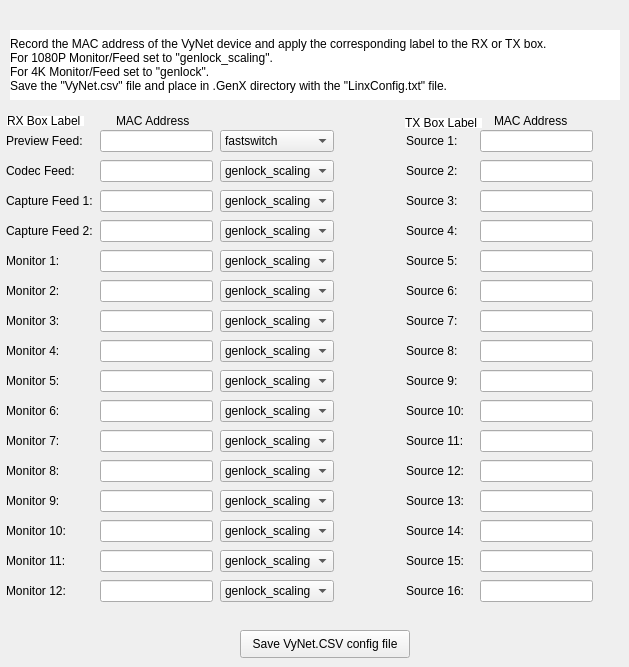
    <widget class="QWidget" name="tab_2">
     <attribute name="title">
      <string>Vynet Only</string>
     </attribute>
     <widget class="QPushButton" name="pushButton_2">
      <property name="geometry">
       <rect>
        <x>240</x>
        <y>630</y>
        <width>170</width>
        <height>28</height>
       </rect>
      </property>
      <property name="text">
       <string>Save VyNet.CSV config file</string>
      </property>
     </widget>
     <widget class="QLineEdit" name="RX_MAC_1">
      <property name="geometry">
       <rect>
        <x>100</x>
        <y>130</y>
        <width>113</width>
        <height>22</height>
       </rect>
      </property>
      <property name="inputMask">
       <string/>
      </property>
      <property name="maxLength">
       <number>12</number>
      </property>
     </widget>
     <widget class="QLineEdit" name="RX_MAC_2">
      <property name="geometry">
       <rect>
        <x>100</x>
        <y>160</y>
        <width>113</width>
        <height>22</height>
       </rect>
      </property>
      <property name="inputMask">
       <string/>
      </property>
      <property name="maxLength">
       <number>12</number>
      </property>
     </widget>
     <widget class="QLineEdit" name="RX_MAC_4">
      <property name="geometry">
       <rect>
        <x>100</x>
        <y>220</y>
        <width>113</width>
        <height>22</height>
       </rect>
      </property>
      <property name="inputMask">
       <string/>
      </property>
      <property name="maxLength">
       <number>12</number>
      </property>
     </widget>
     <widget class="QLineEdit" name="RX_MAC_3">
      <property name="geometry">
       <rect>
        <x>100</x>
        <y>190</y>
        <width>113</width>
        <height>22</height>
       </rect>
      </property>
      <property name="inputMask">
       <string/>
      </property>
      <property name="maxLength">
       <number>12</number>
      </property>
     </widget>
     <widget class="QLineEdit" name="RX_MAC_7">
      <property name="geometry">
       <rect>
        <x>100</x>
        <y>310</y>
        <width>113</width>
        <height>22</height>
       </rect>
      </property>
      <property name="inputMask">
       <string/>
      </property>
      <property name="maxLength">
       <number>12</number>
      </property>
     </widget>
     <widget class="QLineEdit" name="RX_MAC_8">
      <property name="geometry">
       <rect>
        <x>100</x>
        <y>340</y>
        <width>113</width>
        <height>22</height>
       </rect>
      </property>
      <property name="inputMask">
       <string/>
      </property>
      <property name="maxLength">
       <number>12</number>
      </property>
     </widget>
     <widget class="QLineEdit" name="RX_MAC_6">
      <property name="geometry">
       <rect>
        <x>100</x>
        <y>280</y>
        <width>113</width>
        <height>22</height>
       </rect>
      </property>
      <property name="inputMask">
       <string/>
      </property>
      <property name="maxLength">
       <number>12</number>
      </property>
     </widget>
     <widget class="QLineEdit" name="RX_MAC_5">
      <property name="geometry">
       <rect>
        <x>100</x>
        <y>250</y>
        <width>113</width>
        <height>22</height>
       </rect>
      </property>
      <property name="inputMask">
       <string/>
      </property>
      <property name="maxLength">
       <number>12</number>
      </property>
     </widget>
     <widget class="QLineEdit" name="RX_MAC_9">
      <property name="geometry">
       <rect>
        <x>100</x>
        <y>370</y>
        <width>113</width>
        <height>22</height>
       </rect>
      </property>
      <property name="inputMask">
       <string/>
      </property>
      <property name="maxLength">
       <number>12</number>
      </property>
     </widget>
     <widget class="QLineEdit" name="RX_MAC_10">
      <property name="geometry">
       <rect>
        <x>100</x>
        <y>400</y>
        <width>113</width>
        <height>22</height>
       </rect>
      </property>
      <property name="inputMask">
       <string/>
      </property>
      <property name="maxLength">
       <number>12</number>
      </property>
     </widget>
     <widget class="QLineEdit" name="RX_MAC_11">
      <property name="geometry">
       <rect>
        <x>100</x>
        <y>430</y>
        <width>113</width>
        <height>22</height>
       </rect>
      </property>
      <property name="inputMask">
       <string/>
      </property>
      <property name="maxLength">
       <number>12</number>
      </property>
     </widget>
     <widget class="QLineEdit" name="RX_MAC_16">
      <property name="geometry">
       <rect>
        <x>100</x>
        <y>580</y>
        <width>113</width>
        <height>22</height>
       </rect>
      </property>
      <property name="inputMask">
       <string/>
      </property>
      <property name="maxLength">
       <number>12</number>
      </property>
     </widget>
     <widget class="QLineEdit" name="RX_MAC_14">
      <property name="geometry">
       <rect>
        <x>100</x>
        <y>520</y>
        <width>113</width>
        <height>22</height>
       </rect>
      </property>
      <property name="inputMask">
       <string/>
      </property>
      <property name="maxLength">
       <number>12</number>
      </property>
     </widget>
     <widget class="QLineEdit" name="RX_MAC_13">
      <property name="geometry">
       <rect>
        <x>100</x>
        <y>490</y>
        <width>113</width>
        <height>22</height>
       </rect>
      </property>
      <property name="inputMask">
       <string/>
      </property>
      <property name="maxLength">
       <number>12</number>
      </property>
     </widget>
     <widget class="QLineEdit" name="RX_MAC_15">
      <property name="geometry">
       <rect>
        <x>100</x>
        <y>550</y>
        <width>113</width>
        <height>22</height>
       </rect>
      </property>
      <property name="inputMask">
       <string/>
      </property>
      <property name="maxLength">
       <number>12</number>
      </property>
     </widget>
     <widget class="QLineEdit" name="RX_MAC_12">
      <property name="geometry">
       <rect>
        <x>100</x>
        <y>460</y>
        <width>113</width>
        <height>22</height>
       </rect>
      </property>
      <property name="inputMask">
       <string/>
      </property>
      <property name="maxLength">
       <number>12</number>
      </property>
     </widget>
     <widget class="QLineEdit" name="TX_MAC_1">
      <property name="geometry">
       <rect>
        <x>480</x>
        <y>130</y>
        <width>113</width>
        <height>22</height>
       </rect>
      </property>
      <property name="inputMask">
       <string/>
      </property>
      <property name="maxLength">
       <number>12</number>
      </property>
     </widget>
     <widget class="QLineEdit" name="TX_MAC_2">
      <property name="geometry">
       <rect>
        <x>480</x>
        <y>160</y>
        <width>113</width>
        <height>22</height>
       </rect>
      </property>
      <property name="inputMask">
       <string/>
      </property>
      <property name="maxLength">
       <number>12</number>
      </property>
     </widget>
     <widget class="QLineEdit" name="TX_MAC_3">
      <property name="geometry">
       <rect>
        <x>480</x>
        <y>190</y>
        <width>113</width>
        <height>22</height>
       </rect>
      </property>
      <property name="inputMask">
       <string/>
      </property>
      <property name="maxLength">
       <number>12</number>
      </property>
     </widget>
     <widget class="QLineEdit" name="TX_MAC_4">
      <property name="geometry">
       <rect>
        <x>480</x>
        <y>220</y>
        <width>113</width>
        <height>22</height>
       </rect>
      </property>
      <property name="inputMask">
       <string/>
      </property>
      <property name="maxLength">
       <number>12</number>
      </property>
     </widget>
     <widget class="QLineEdit" name="TX_MAC_5">
      <property name="geometry">
       <rect>
        <x>480</x>
        <y>250</y>
        <width>113</width>
        <height>22</height>
       </rect>
      </property>
      <property name="inputMask">
       <string/>
      </property>
      <property name="maxLength">
       <number>12</number>
      </property>
     </widget>
     <widget class="QLineEdit" name="TX_MAC_6">
      <property name="geometry">
       <rect>
        <x>480</x>
        <y>280</y>
        <width>113</width>
        <height>22</height>
       </rect>
      </property>
      <property name="inputMask">
       <string/>
      </property>
      <property name="maxLength">
       <number>12</number>
      </property>
     </widget>
     <widget class="QLineEdit" name="TX_MAC_8">
      <property name="geometry">
       <rect>
        <x>480</x>
        <y>340</y>
        <width>113</width>
        <height>22</height>
       </rect>
      </property>
      <property name="inputMask">
       <string/>
      </property>
      <property name="maxLength">
       <number>12</number>
      </property>
     </widget>
     <widget class="QLineEdit" name="TX_MAC_7">
      <property name="geometry">
       <rect>
        <x>480</x>
        <y>310</y>
        <width>113</width>
        <height>22</height>
       </rect>
      </property>
      <property name="inputMask">
       <string/>
      </property>
      <property name="maxLength">
       <number>12</number>
      </property>
     </widget>
     <widget class="QLineEdit" name="TX_MAC_9">
      <property name="geometry">
       <rect>
        <x>480</x>
        <y>370</y>
        <width>113</width>
        <height>22</height>
       </rect>
      </property>
      <property name="inputMask">
       <string/>
      </property>
      <property name="maxLength">
       <number>12</number>
      </property>
     </widget>
     <widget class="QLineEdit" name="TX_MAC_10">
      <property name="geometry">
       <rect>
        <x>480</x>
        <y>400</y>
        <width>113</width>
        <height>22</height>
       </rect>
      </property>
      <property name="inputMask">
       <string/>
      </property>
      <property name="maxLength">
       <number>12</number>
      </property>
     </widget>
     <widget class="QLineEdit" name="TX_MAC_11">
      <property name="geometry">
       <rect>
        <x>480</x>
        <y>430</y>
        <width>113</width>
        <height>22</height>
       </rect>
      </property>
      <property name="inputMask">
       <string/>
      </property>
      <property name="maxLength">
       <number>12</number>
      </property>
     </widget>
     <widget class="QLineEdit" name="TX_MAC_12">
      <property name="geometry">
       <rect>
        <x>480</x>
        <y>460</y>
        <width>113</width>
        <height>22</height>
       </rect>
      </property>
      <property name="inputMask">
       <string/>
      </property>
      <property name="maxLength">
       <number>12</number>
      </property>
     </widget>
     <widget class="QLineEdit" name="TX_MAC_14">
      <property name="geometry">
       <rect>
        <x>480</x>
        <y>520</y>
        <width>113</width>
        <height>22</height>
       </rect>
      </property>
      <property name="inputMask">
       <string/>
      </property>
      <property name="maxLength">
       <number>12</number>
      </property>
     </widget>
     <widget class="QLineEdit" name="TX_MAC_13">
      <property name="geometry">
       <rect>
        <x>480</x>
        <y>490</y>
        <width>113</width>
        <height>22</height>
       </rect>
      </property>
      <property name="inputMask">
       <string/>
      </property>
      <property name="maxLength">
       <number>12</number>
      </property>
     </widget>
     <widget class="QLineEdit" name="TX_MAC_15">
      <property name="geometry">
       <rect>
        <x>480</x>
        <y>550</y>
        <width>113</width>
        <height>22</height>
       </rect>
      </property>
      <property name="inputMask">
       <string/>
      </property>
      <property name="maxLength">
       <number>12</number>
      </property>
     </widget>
     <widget class="QLineEdit" name="TX_MAC_16">
      <property name="geometry">
       <rect>
        <x>480</x>
        <y>580</y>
        <width>113</width>
        <height>22</height>
       </rect>
      </property>
      <property name="inputMask">
       <string/>
      </property>
      <property name="maxLength">
       <number>12</number>
      </property>
     </widget>
     <widget class="QComboBox" name="RX_Scale_comboBox_1">
      <property name="geometry">
       <rect>
        <x>220</x>
        <y>130</y>
        <width>114</width>
        <height>22</height>
       </rect>
      </property>
      <property name="currentText">
       <string>fastswitch</string>
      </property>
      <item>
       <property name="text">
        <string>fastswitch</string>
       </property>
      </item>
      <item>
       <property name="text">
        <string>genlock_scaling</string>
       </property>
      </item>
      <item>
       <property name="text">
        <string>genlock</string>
       </property>
      </item>
     </widget>
     <widget class="QComboBox" name="RX_Scale_comboBox_2">
      <property name="geometry">
       <rect>
        <x>220</x>
        <y>160</y>
        <width>114</width>
        <height>22</height>
       </rect>
      </property>
      <item>
       <property name="text">
        <string>genlock_scaling</string>
       </property>
      </item>
      <item>
       <property name="text">
        <string>genlock</string>
       </property>
      </item>
      <item>
       <property name="text">
        <string>fastswitch</string>
       </property>
      </item>
     </widget>
     <widget class="QComboBox" name="RX_Scale_comboBox_3">
      <property name="geometry">
       <rect>
        <x>220</x>
        <y>190</y>
        <width>114</width>
        <height>22</height>
       </rect>
      </property>
      <item>
       <property name="text">
        <string>genlock_scaling</string>
       </property>
      </item>
      <item>
       <property name="text">
        <string>genlock</string>
       </property>
      </item>
      <item>
       <property name="text">
        <string>fastswitch</string>
       </property>
      </item>
     </widget>
     <widget class="QComboBox" name="RX_Scale_comboBox_4">
      <property name="geometry">
       <rect>
        <x>220</x>
        <y>220</y>
        <width>114</width>
        <height>22</height>
       </rect>
      </property>
      <item>
       <property name="text">
        <string>genlock_scaling</string>
       </property>
      </item>
      <item>
       <property name="text">
        <string>genlock</string>
       </property>
      </item>
      <item>
       <property name="text">
        <string>fastswitch</string>
       </property>
      </item>
     </widget>
     <widget class="QComboBox" name="RX_Scale_comboBox_5">
      <property name="geometry">
       <rect>
        <x>220</x>
        <y>250</y>
        <width>114</width>
        <height>22</height>
       </rect>
      </property>
      <item>
       <property name="text">
        <string>genlock_scaling</string>
       </property>
      </item>
      <item>
       <property name="text">
        <string>genlock</string>
       </property>
      </item>
      <item>
       <property name="text">
        <string>fastswitch</string>
       </property>
      </item>
     </widget>
     <widget class="QComboBox" name="RX_Scale_comboBox_6">
      <property name="geometry">
       <rect>
        <x>220</x>
        <y>280</y>
        <width>114</width>
        <height>22</height>
       </rect>
      </property>
      <item>
       <property name="text">
        <string>genlock_scaling</string>
       </property>
      </item>
      <item>
       <property name="text">
        <string>genlock</string>
       </property>
      </item>
      <item>
       <property name="text">
        <string>fastswitch</string>
       </property>
      </item>
     </widget>
     <widget class="QComboBox" name="RX_Scale_comboBox_7">
      <property name="geometry">
       <rect>
        <x>220</x>
        <y>310</y>
        <width>114</width>
        <height>22</height>
       </rect>
      </property>
      <item>
       <property name="text">
        <string>genlock_scaling</string>
       </property>
      </item>
      <item>
       <property name="text">
        <string>genlock</string>
       </property>
      </item>
      <item>
       <property name="text">
        <string>fastswitch</string>
       </property>
      </item>
     </widget>
     <widget class="QComboBox" name="RX_Scale_comboBox_8">
      <property name="geometry">
       <rect>
        <x>220</x>
        <y>340</y>
        <width>114</width>
        <height>22</height>
       </rect>
      </property>
      <item>
       <property name="text">
        <string>genlock_scaling</string>
       </property>
      </item>
      <item>
       <property name="text">
        <string>genlock</string>
       </property>
      </item>
      <item>
       <property name="text">
        <string>fastswitch</string>
       </property>
      </item>
     </widget>
     <widget class="QComboBox" name="RX_Scale_comboBox_9">
      <property name="geometry">
       <rect>
        <x>220</x>
        <y>370</y>
        <width>114</width>
        <height>22</height>
       </rect>
      </property>
      <item>
       <property name="text">
        <string>genlock_scaling</string>
       </property>
      </item>
      <item>
       <property name="text">
        <string>genlock</string>
       </property>
      </item>
      <item>
       <property name="text">
        <string>fastswitch</string>
       </property>
      </item>
     </widget>
     <widget class="QComboBox" name="RX_Scale_comboBox_10">
      <property name="geometry">
       <rect>
        <x>220</x>
        <y>400</y>
        <width>114</width>
        <height>22</height>
       </rect>
      </property>
      <item>
       <property name="text">
        <string>genlock_scaling</string>
       </property>
      </item>
      <item>
       <property name="text">
        <string>genlock</string>
       </property>
      </item>
      <item>
       <property name="text">
        <string>fastswitch</string>
       </property>
      </item>
     </widget>
     <widget class="QComboBox" name="RX_Scale_comboBox_11">
      <property name="geometry">
       <rect>
        <x>220</x>
        <y>430</y>
        <width>114</width>
        <height>22</height>
       </rect>
      </property>
      <item>
       <property name="text">
        <string>genlock_scaling</string>
       </property>
      </item>
      <item>
       <property name="text">
        <string>genlock</string>
       </property>
      </item>
      <item>
       <property name="text">
        <string>fastswitch</string>
       </property>
      </item>
     </widget>
     <widget class="QComboBox" name="RX_Scale_comboBox_12">
      <property name="geometry">
       <rect>
        <x>220</x>
        <y>460</y>
        <width>114</width>
        <height>22</height>
       </rect>
      </property>
      <item>
       <property name="text">
        <string>genlock_scaling</string>
       </property>
      </item>
      <item>
       <property name="text">
        <string>genlock</string>
       </property>
      </item>
      <item>
       <property name="text">
        <string>fastswitch</string>
       </property>
      </item>
     </widget>
     <widget class="QComboBox" name="RX_Scale_comboBox_13">
      <property name="geometry">
       <rect>
        <x>220</x>
        <y>490</y>
        <width>114</width>
        <height>22</height>
       </rect>
      </property>
      <item>
       <property name="text">
        <string>genlock_scaling</string>
       </property>
      </item>
      <item>
       <property name="text">
        <string>genlock</string>
       </property>
      </item>
      <item>
       <property name="text">
        <string>fastswitch</string>
       </property>
      </item>
     </widget>
     <widget class="QComboBox" name="RX_Scale_comboBox_14">
      <property name="geometry">
       <rect>
        <x>220</x>
        <y>520</y>
        <width>114</width>
        <height>22</height>
       </rect>
      </property>
      <item>
       <property name="text">
        <string>genlock_scaling</string>
       </property>
      </item>
      <item>
       <property name="text">
        <string>genlock</string>
       </property>
      </item>
      <item>
       <property name="text">
        <string>fastswitch</string>
       </property>
      </item>
     </widget>
     <widget class="QComboBox" name="RX_Scale_comboBox_15">
      <property name="geometry">
       <rect>
        <x>220</x>
        <y>550</y>
        <width>114</width>
        <height>22</height>
       </rect>
      </property>
      <item>
       <property name="text">
        <string>genlock_scaling</string>
       </property>
      </item>
      <item>
       <property name="text">
        <string>genlock</string>
       </property>
      </item>
      <item>
       <property name="text">
        <string>fastswitch</string>
       </property>
      </item>
     </widget>
     <widget class="QComboBox" name="RX_Scale_comboBox_16">
      <property name="geometry">
       <rect>
        <x>220</x>
        <y>580</y>
        <width>114</width>
        <height>22</height>
       </rect>
      </property>
      <item>
       <property name="text">
        <string>genlock_scaling</string>
       </property>
      </item>
      <item>
       <property name="text">
        <string>genlock</string>
       </property>
      </item>
      <item>
       <property name="text">
        <string>fastswitch</string>
       </property>
      </item>
     </widget>
     <widget class="QLabel" name="label_12">
      <property name="geometry">
       <rect>
        <x>6</x>
        <y>130</y>
        <width>80</width>
        <height>22</height>
       </rect>
      </property>
      <property name="text">
       <string>Preview Feed:</string>
      </property>
     </widget>
     <widget class="QLabel" name="label_13">
      <property name="geometry">
       <rect>
        <x>6</x>
        <y>160</y>
        <width>80</width>
        <height>22</height>
       </rect>
      </property>
      <property name="text">
       <string>Codec Feed:</string>
      </property>
     </widget>
     <widget class="QLabel" name="label_14">
      <property name="geometry">
       <rect>
        <x>6</x>
        <y>190</y>
        <width>91</width>
        <height>22</height>
       </rect>
      </property>
      <property name="text">
       <string>Capture Feed 1:</string>
      </property>
     </widget>
     <widget class="QLabel" name="label_15">
      <property name="geometry">
       <rect>
        <x>6</x>
        <y>220</y>
        <width>91</width>
        <height>22</height>
       </rect>
      </property>
      <property name="text">
       <string>Capture Feed 2:</string>
      </property>
     </widget>
     <widget class="QLabel" name="label_16">
      <property name="geometry">
       <rect>
        <x>6</x>
        <y>250</y>
        <width>89</width>
        <height>22</height>
       </rect>
      </property>
      <property name="text">
       <string>Monitor 1:</string>
      </property>
     </widget>
     <widget class="QLabel" name="label_17">
      <property name="geometry">
       <rect>
        <x>6</x>
        <y>280</y>
        <width>89</width>
        <height>22</height>
       </rect>
      </property>
      <property name="text">
       <string>Monitor 2:</string>
      </property>
     </widget>
     <widget class="QLabel" name="label_18">
      <property name="geometry">
       <rect>
        <x>6</x>
        <y>310</y>
        <width>89</width>
        <height>22</height>
       </rect>
      </property>
      <property name="text">
       <string>Monitor 3:</string>
      </property>
     </widget>
     <widget class="QLabel" name="label_19">
      <property name="geometry">
       <rect>
        <x>6</x>
        <y>340</y>
        <width>89</width>
        <height>22</height>
       </rect>
      </property>
      <property name="text">
       <string>Monitor 4:</string>
      </property>
     </widget>
     <widget class="QLabel" name="label_20">
      <property name="geometry">
       <rect>
        <x>6</x>
        <y>370</y>
        <width>89</width>
        <height>22</height>
       </rect>
      </property>
      <property name="text">
       <string>Monitor 5:</string>
      </property>
     </widget>
     <widget class="QLabel" name="label_21">
      <property name="geometry">
       <rect>
        <x>6</x>
        <y>400</y>
        <width>89</width>
        <height>22</height>
       </rect>
      </property>
      <property name="text">
       <string>Monitor 6:</string>
      </property>
     </widget>
     <widget class="QLabel" name="label_22">
      <property name="geometry">
       <rect>
        <x>6</x>
        <y>430</y>
        <width>89</width>
        <height>22</height>
       </rect>
      </property>
      <property name="text">
       <string>Monitor 7:</string>
      </property>
     </widget>
     <widget class="QLabel" name="label_23">
      <property name="geometry">
       <rect>
        <x>6</x>
        <y>460</y>
        <width>89</width>
        <height>22</height>
       </rect>
      </property>
      <property name="text">
       <string>Monitor 8:</string>
      </property>
     </widget>
     <widget class="QLabel" name="label_24">
      <property name="geometry">
       <rect>
        <x>6</x>
        <y>490</y>
        <width>89</width>
        <height>22</height>
       </rect>
      </property>
      <property name="text">
       <string>Monitor 9:</string>
      </property>
     </widget>
     <widget class="QLabel" name="label_25">
      <property name="geometry">
       <rect>
        <x>6</x>
        <y>520</y>
        <width>89</width>
        <height>22</height>
       </rect>
      </property>
      <property name="text">
       <string>Monitor 10:</string>
      </property>
     </widget>
     <widget class="QLabel" name="label_26">
      <property name="geometry">
       <rect>
        <x>6</x>
        <y>550</y>
        <width>89</width>
        <height>22</height>
       </rect>
      </property>
      <property name="text">
       <string>Monitor 11:</string>
      </property>
     </widget>
     <widget class="QLabel" name="label_27">
      <property name="geometry">
       <rect>
        <x>6</x>
        <y>580</y>
        <width>89</width>
        <height>22</height>
       </rect>
      </property>
      <property name="text">
       <string>Monitor 12:</string>
      </property>
     </widget>
     <widget class="QLabel" name="label_28">
      <property name="geometry">
       <rect>
        <x>406</x>
        <y>130</y>
        <width>63</width>
        <height>22</height>
       </rect>
      </property>
      <property name="text">
       <string>Source 1:</string>
      </property>
     </widget>
     <widget class="QLabel" name="label_29">
      <property name="geometry">
       <rect>
        <x>406</x>
        <y>160</y>
        <width>63</width>
        <height>22</height>
       </rect>
      </property>
      <property name="text">
       <string>Source 2:</string>
      </property>
     </widget>
     <widget class="QLabel" name="label_30">
      <property name="geometry">
       <rect>
        <x>406</x>
        <y>190</y>
        <width>63</width>
        <height>22</height>
       </rect>
      </property>
      <property name="text">
       <string>Source 3:</string>
      </property>
     </widget>
     <widget class="QLabel" name="label_31">
      <property name="geometry">
       <rect>
        <x>406</x>
        <y>220</y>
        <width>63</width>
        <height>22</height>
       </rect>
      </property>
      <property name="text">
       <string>Source 4:</string>
      </property>
     </widget>
     <widget class="QLabel" name="label_32">
      <property name="geometry">
       <rect>
        <x>406</x>
        <y>250</y>
        <width>63</width>
        <height>22</height>
       </rect>
      </property>
      <property name="text">
       <string>Source 5:</string>
      </property>
     </widget>
     <widget class="QLabel" name="label_33">
      <property name="geometry">
       <rect>
        <x>406</x>
        <y>280</y>
        <width>63</width>
        <height>22</height>
       </rect>
      </property>
      <property name="text">
       <string>Source 6:</string>
      </property>
     </widget>
     <widget class="QLabel" name="label_34">
      <property name="geometry">
       <rect>
        <x>406</x>
        <y>310</y>
        <width>63</width>
        <height>22</height>
       </rect>
      </property>
      <property name="text">
       <string>Source 7:</string>
      </property>
     </widget>
     <widget class="QLabel" name="label_35">
      <property name="geometry">
       <rect>
        <x>406</x>
        <y>340</y>
        <width>63</width>
        <height>22</height>
       </rect>
      </property>
      <property name="text">
       <string>Source 8:</string>
      </property>
     </widget>
     <widget class="QLabel" name="label_36">
      <property name="geometry">
       <rect>
        <x>406</x>
        <y>370</y>
        <width>63</width>
        <height>22</height>
       </rect>
      </property>
      <property name="text">
       <string>Source 9:</string>
      </property>
     </widget>
     <widget class="QLabel" name="label_37">
      <property name="geometry">
       <rect>
        <x>406</x>
        <y>400</y>
        <width>63</width>
        <height>22</height>
       </rect>
      </property>
      <property name="text">
       <string>Source 10:</string>
      </property>
     </widget>
     <widget class="QLabel" name="label_38">
      <property name="geometry">
       <rect>
        <x>406</x>
        <y>430</y>
        <width>63</width>
        <height>22</height>
       </rect>
      </property>
      <property name="text">
       <string>Source 11:</string>
      </property>
     </widget>
     <widget class="QLabel" name="label_39">
      <property name="geometry">
       <rect>
        <x>406</x>
        <y>460</y>
        <width>63</width>
        <height>22</height>
       </rect>
      </property>
      <property name="text">
       <string>Source 12:</string>
      </property>
     </widget>
     <widget class="QLabel" name="label_40">
      <property name="geometry">
       <rect>
        <x>406</x>
        <y>490</y>
        <width>63</width>
        <height>22</height>
       </rect>
      </property>
      <property name="text">
       <string>Source 13:</string>
      </property>
     </widget>
     <widget class="QLabel" name="label_41">
      <property name="geometry">
       <rect>
        <x>406</x>
        <y>520</y>
        <width>63</width>
        <height>22</height>
       </rect>
      </property>
      <property name="text">
       <string>Source 14:</string>
      </property>
     </widget>
     <widget class="QLabel" name="label_42">
      <property name="geometry">
       <rect>
        <x>406</x>
        <y>550</y>
        <width>63</width>
        <height>22</height>
       </rect>
      </property>
      <property name="text">
       <string>Source 15:</string>
      </property>
     </widget>
     <widget class="QLabel" name="label_43">
      <property name="geometry">
       <rect>
        <x>406</x>
        <y>580</y>
        <width>63</width>
        <height>22</height>
       </rect>
      </property>
      <property name="text">
       <string>Source 16:</string>
      </property>
     </widget>
     <widget class="QLabel" name="label_44">
      <property name="geometry">
       <rect>
        <x>116</x>
        <y>116</y>
        <width>80</width>
        <height>10</height>
       </rect>
      </property>
      <property name="text">
       <string>MAC Address</string>
      </property>
     </widget>
     <widget class="QLabel" name="label_45">
      <property name="geometry">
       <rect>
        <x>494</x>
        <y>116</y>
        <width>80</width>
        <height>10</height>
       </rect>
      </property>
      <property name="text">
       <string>MAC Address</string>
      </property>
     </widget>
     <widget class="QLabel" name="label_46">
      <property name="geometry">
       <rect>
        <x>7</x>
        <y>116</y>
        <width>77</width>
        <height>10</height>
       </rect>
      </property>
      <property name="styleSheet">
       <string notr="true">background-color: rgb(255, 255, 255);</string>
      </property>
      <property name="text">
       <string>RX Box Label</string>
      </property>
     </widget>
     <widget class="QLabel" name="label_47">
      <property name="geometry">
       <rect>
        <x>405</x>
        <y>118</y>
        <width>77</width>
        <height>10</height>
       </rect>
      </property>
      <property name="styleSheet">
       <string notr="true">background-color: rgb(255, 255, 255);</string>
      </property>
      <property name="text">
       <string>TX Box Label</string>
      </property>
     </widget>
     <widget class="QLabel" name="label_48">
      <property name="geometry">
       <rect>
        <x>10</x>
        <y>30</y>
        <width>610</width>
        <height>70</height>
       </rect>
      </property>
      <property name="styleSheet">
       <string notr="true">background-color: rgb(255, 255, 255);</string>
      </property>
      <property name="text">
       <string>Record the MAC address of the VyNet device and apply the corresponding label to the RX or TX box.
For 1080P Monitor/Feed set to &quot;genlock_scaling&quot;.
For 4K Monitor/Feed set to &quot;genlock&quot;.
Save the &quot;VyNet.csv&quot; file and place in .GenX directory with the &quot;LinxConfig.txt&quot; file. </string>
      </property>
     </widget>
    </widget>
